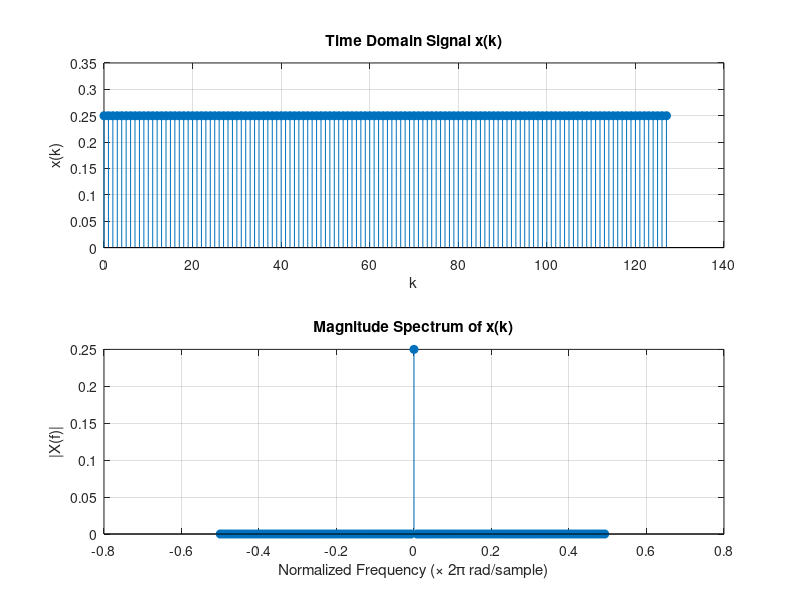

Recreate this plot in MATLAB.
% Finding the spectrum of the following signal: 
%x(k)=0.25+2sin(2??5k)+sin(2??12.5k)+1.5sin(2??20k)+0.5sin(2??35k) 
clc; 
clear all; 
close all; 
N = 128;               
k = 0:N-1;             
x = 0.25 + 2*sin(2*pi*5*k) + sin(2*pi*12.5*k) + 1.5*sin(2*pi*20*k) + 0.5*sin(2*pi*35*k); 
X = fft(x, N);                  
X_shifted = fftshift(X);        
X_mag = abs(X_shifted)/N;       
f = (-N/2:N/2-1)/N;          
figure; 
subplot(2,1,1); 
stem(k, x, 'filled'); 
title('Time Domain Signal x(k)'); 
xlabel('k'); 
ylabel('x(k)'); 
grid on; 
subplot(2,1,2); 
stem(f, X_mag, 'filled'); 
title('Magnitude Spectrum of x(k)'); 
xlabel('Normalized Frequency (\times 2\pi rad/sample)'); 
ylabel('|X(f)|'); 
grid on;